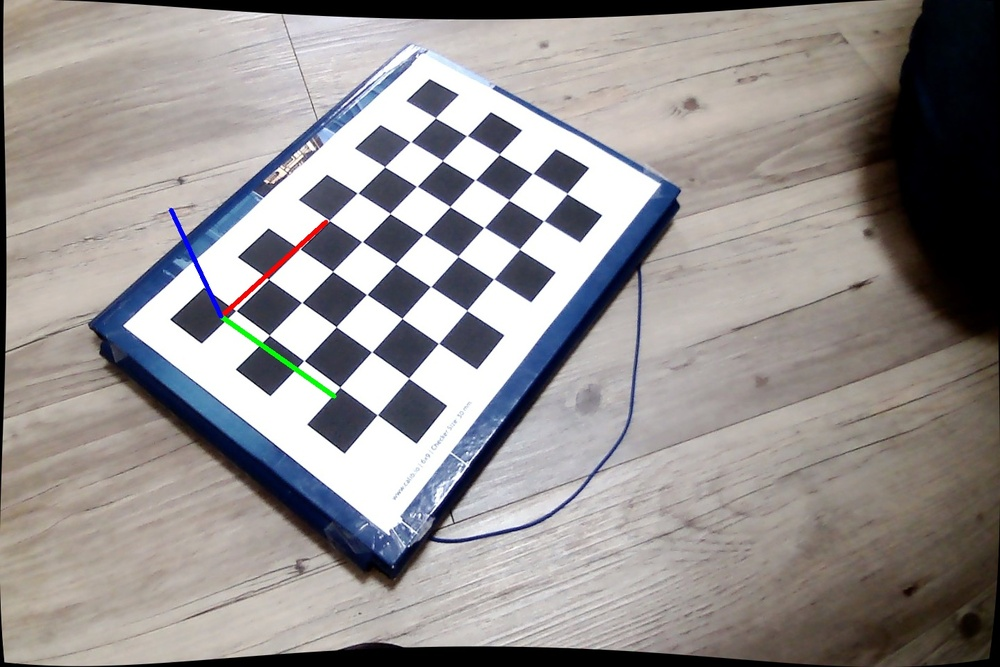
#> input picture docs/lab4/bad_coordinate_system.jpg, 1000 x 667 px, shrunk from 1440 x 960 before the run, found by its file name; its folder holds 4 pictures in this run
$ jupyter execute lab4.ipynb   (older library calls are emulated)
#> lines starting #> are read from the running program, lines starting #| are printed output that depends on the picture; after the words box and inside, x2 and y2 are one past the last pixel; in counts of white or black regions, pixels touching at a corner belong together; pictures that were not available may be replaced by others from this repository, and a replacement may not be noted
:white_check_mark: **Finding the chessboard**

Write a program, that takes a folder of pictures, finds chessboard in every picture, and either draws the chessboard or reports that it could not find one.

You will find the following functions helpful:

- [`cv2.findChessboardCorners`](https://docs.opencv.org/4.8.0/d9/d0c/group__calib3d.html#ga93efa9b0aa890de240ca32b11253dd4a) - finding chessboard corners (returns series of floats)
  - Please note that parameter `patternSize` expects number of corners between checkers, e.g. 8x5 with 9x6 checkerboard
- [`cv2.cornerSubPix`](https://docs.opencv.org/4.8.0/dd/d1a/group__imgproc__feature.html#ga354e0d7c86d0d9da75de9b9701a9a87e) - more exact corner positions
- [`cv2.drawChessboardCorners`](https://docs.opencv.org/4.8.0/d9/d0c/group__calib3d.html#ga6a10b0bb120c4907e5eabbcd22319022) - drawing chessboard corners on the image

Function `cv2.cornerSubPix` expects five parameters:

- image, note that it is required for the image to be single channel, so conversion using `cv2.cvtColor(img, cv2.COLOR_BGR2GRAY)` is necessary,
- corners detected by `findChessboardCorners`,
- half of the side length of the search window (we suggest `(11,11)`),
- half of the size of the dead region in the middle of the search zone (we suggest `(-1, -1)` meaning no zone),
- criteria for termination of the iterative process of corner refinement (we suggest: `criteria = (cv2.TERM_CRITERIA_EPS + cv2.TERM_CRITERIA_MAX_ITER, 30, 0.001)`).

Example output:

[cell 1]
import cv2
import matplotlib.pyplot as plt
import os

PATTERN_SIZE = (8, 5)


def cv2_imshow(img):
    plt.imshow(cv2.cvtColor(img, cv2.COLOR_BGR2RGB))
    plt.axis("off")
    plt.show()


def find_chessboards(images_dir: str):

#> called with images_dir = 'data'
    for file in os.listdir(images_dir):
        img = cv2.imread(f"./{images_dir}/{file}")
#> img is the input picture: shape (667, 1000, 3); mean B, G, R 143.8, 144.3, 148.5

        result, corners = cv2.findChessboardCorners(img, PATTERN_SIZE)
#> result = True; corners = 40 rows, first 8: [236, 310.5], [268.6, 278.8], [300.3, 247.6], [327, 219.5], [357.5, 193.1], [384.6, 166.8], [410.5, 141.8], [435.5, 117.7]

        img_to_draw = img.copy()
        cv2.drawChessboardCorners(img_to_draw, PATTERN_SIZE, corners, result)
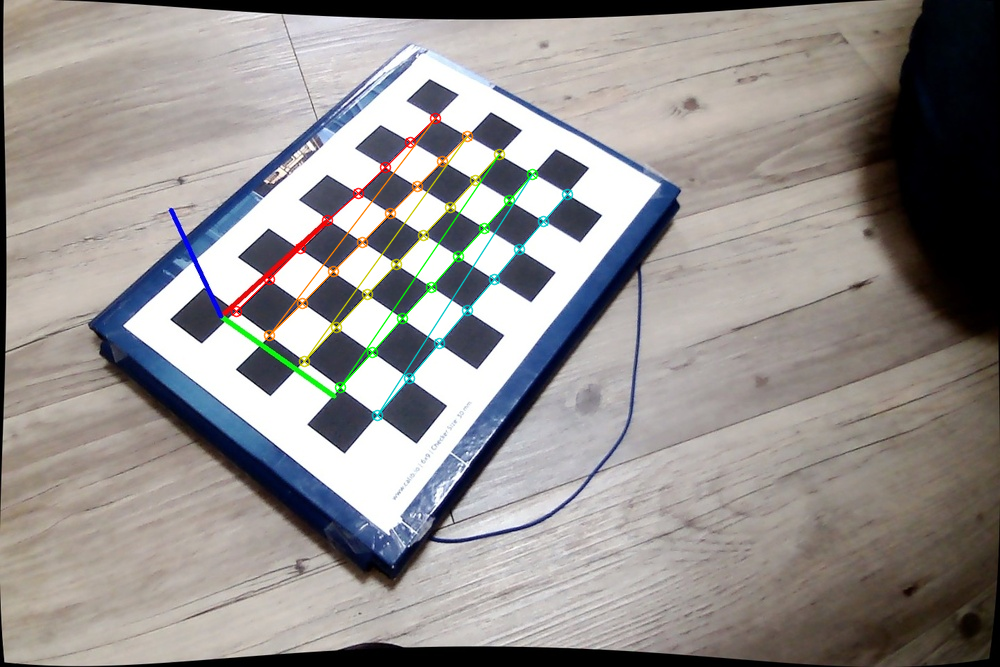
#> img_to_draw: shape (667, 1000, 3); 1.38% of pixels changed, all inside (x1, y1, x2, y2) = (230, 112, 574, 422)
        cv2_imshow(img_to_draw)


find_chessboards("data")

:white_check_mark: **Camera calibration**

Now we will expand the program to find:

- estimates of the rotation and translation vectors for each pattern view
- intrinsic parameters for the camera together with the distortion coefficients

For that purpose, we will use the function
[`cv2.calibrateCamera`](https://docs.opencv.org/4.8.0/d9/d0c/group__calib3d.html#ga3207604e4b1a1758aa66acb6ed5aa65d).
Let's have a closer look at the function parameters.

First, note that `calibrateCamera` takes `cameraMatrix` and `distCoeffs` as arguments, even though we want to find them.
If available, the function utilizes the initial values provided for these arguments during computation.
In our case, we don't have any initial guesses.
Hence, we can simply use:

```python
cameraMatrix = None, distCoeffs = None
```

Second, you have to provide an array of `objpoints` (3D) as arguments to the `calibrateCamera`.
This is actually the core part of the task.
You should write a function that will output object points when provided with the checker width and the number of corners (vertically and horizontally) on the chessboard.

For example for a 4x5 chessboard with 30mm squares the output could look like `(0,0,0), (30,0,0), (60,0,0), ....,(90,60,0)`.
In this example the unit we used for `objpoints` was millimeters.
Note that if we have 4x5 chessboard there are 3x4 intersection corners between checkers,
so with our 9x6 calibration checkerboard you should generate 8x5=40 object points.

Hints:

- `objpoints` should have type `np.float32` (the default of `np.float64` will not work).
- `np.mgrid()` is a nice numpy function you may want to use.

[cell 2]
import cv2
import matplotlib.pyplot as plt
import numpy as np
import os

PATTERN_SIZE = (8, 5)
CRITERIA = (cv2.TermCriteria_EPS + cv2.TermCriteria_MAX_ITER, 30, 0.001)


def cv2_imshow(img):
    plt.imshow(cv2.cvtColor(img, cv2.COLOR_BGR2RGB))
    plt.axis("off")
    plt.show()


def find_object_points(checker_width: float, corners_num: tuple[float, float]):
    obj_points = np.zeros((corners_num[0] * corners_num[1], 3), np.float32)
    obj_points[:, :2] = checker_width * np.mgrid[
        0 : corners_num[0], 0 : corners_num[1]
    ].T.reshape(-1, 2)

    return obj_points


obj_points = find_object_points(30, PATTERN_SIZE)
img_points = []

for file in os.listdir("data"):
    img = cv2.imread(f"./data/{file}")

    result, corners = cv2.findChessboardCorners(img, PATTERN_SIZE)
#> result = True

    if result:
        gray = cv2.cvtColor(img, cv2.COLOR_BGR2GRAY)
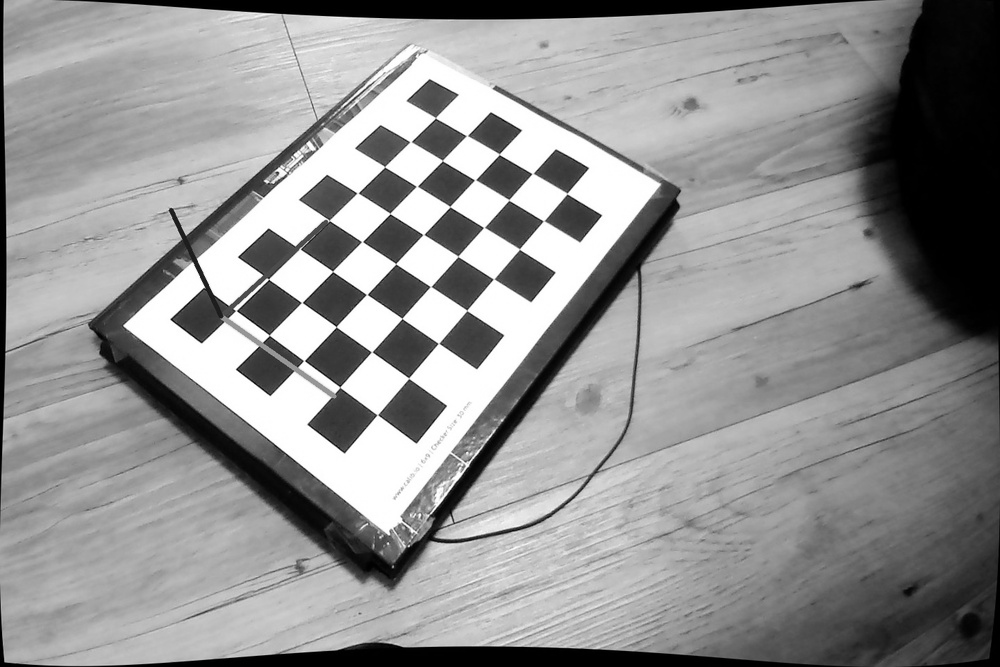
#> gray: shape (667, 1000); min 0, max 255, mean 145.5

        corners_ref = cv2.cornerSubPix(gray, corners, (11, 11), (-1, -1), CRITERIA)
#> corners_ref = 40 rows, first 8: [233.6, 309.2], [267.2, 278.3], [298.2, 247.4], [327.7, 219.4], [357.6, 193.1], [384.7, 166.7], [410.5, 141.8], [435.5, 117.7]
        img_points.append(corners_ref)

ret, mtx, dist, rvecs, tvecs = cv2.calibrateCamera(
    [obj_points for _ in range(len(img_points))], img_points, img.shape[:-1], None, None
)
#> ret = 0.932; mtx = [[1302, 0, 257.9], [0, 1640.7, 555.9], [0, 0, 1]]; dist = [[-1.85, -2.48, -0.162, 0.0843, 44.82]]; rvecs = ([-0.696, -0.204, -0.813],); tvecs = ([-16.25, -123.7, 854.1],)

:white_check_mark: **Undistort images**

Now that we have our camera calibrated we can undistort the images.
Your goal now is to write a program that reads images
and shows both distorted (original) and undistorted images next to each other.

We could use
[`cv2.undistort`](https://docs.opencv.org/4.8.0/d9/d0c/group__calib3d.html#ga69f2545a8b62a6b0fc2ee060dc30559d) function to simply undistort the images.
However it is much faster to compute the undistortion and rectification transformation map using
[`cv2.initUndistortRectifyMap`](https://docs.opencv.org/4.8.0/d9/d0c/group__calib3d.html#ga7dfb72c9cf9780a347fbe3d1c47e5d5a)
and then reuse these maps multiple times with
[`cv2.remap`](https://docs.opencv.org/4.8.0/da/d54/group__imgproc__transform.html#gab75ef31ce5cdfb5c44b6da5f3b908ea4).

You can use the following values for some of the parameters of `cv2.initUndistortRectifyMap` and `cv2.remap`:

```python
R = np.eye(3), m1type=cv2.CV_32FC1, interpolation=cv2.INTER_LINEAR
```

Take a look at
`cv2.initUndistortRectifyMap()` documentation for mathematical details.
As a reminder from lab2
[`cv2.getOptimalNewCameraMatrix()`](https://docs.opencv.org/4.8.0/d9/d0c/group__calib3d.html#ga7a6c4e032c97f03ba747966e6ad862b1)
can be useful and `alpha` parameter should be chosen so that desired behaviour is achieved.
You have to decide if it is better to retain all pixels or work with a smaller field of view.

[cell 3]
size = (img.shape[1], img.shape[0])
#> size = (1000, 667)

new_mtx, _ = cv2.getOptimalNewCameraMatrix(mtx, dist, size, 0)
#> new_mtx = [[2947.7, 0, 682.9], [0, 6056.7, 306.4], [0, 0, 1]]

map1, map2 = cv2.initUndistortRectifyMap(
    mtx, dist, np.eye(3), new_mtx, size, cv2.CV_32FC1
)
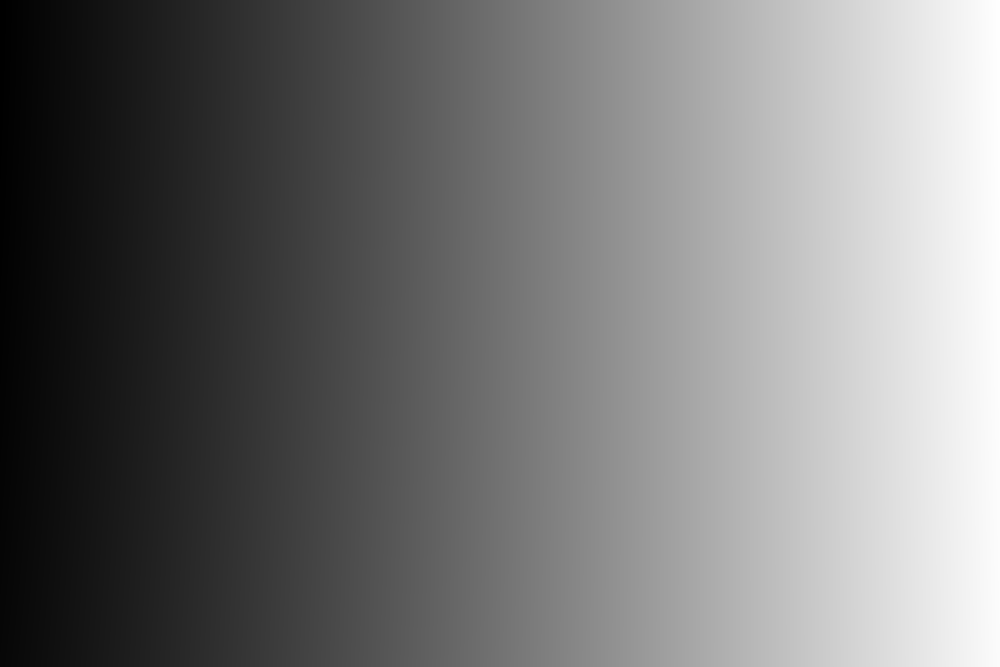
#> map1: shape (667, 1000) float32; min 0.559, max 400.3, mean 186.7; drawn with min black and max white
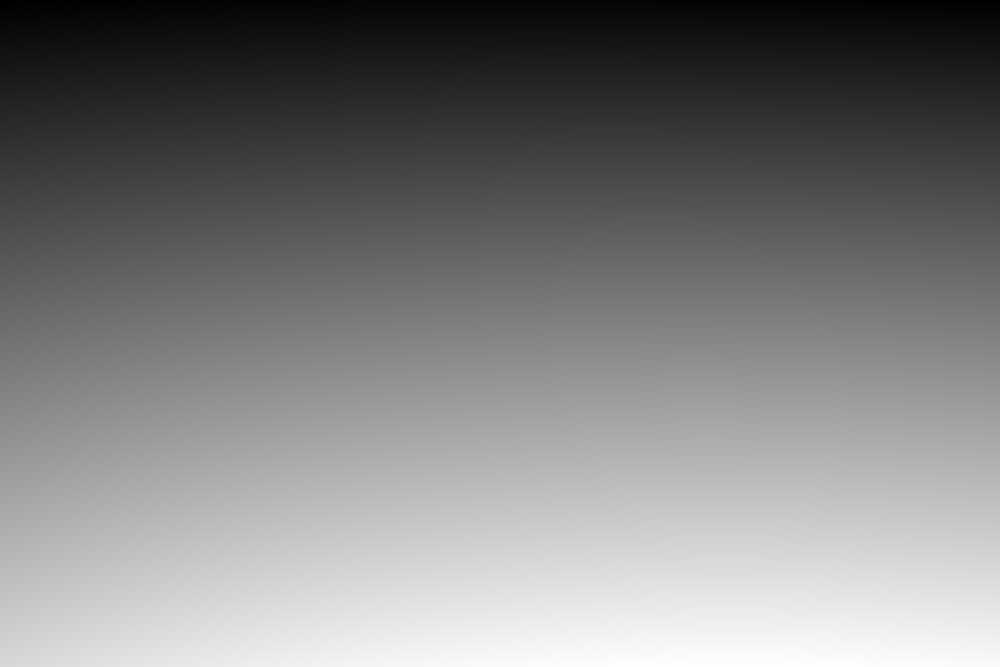
#> map2: shape (667, 1000) float32; min 468.4, max 650, mean 558.4; drawn with min black and max white

for file in os.listdir("data"):
    img = cv2.imread(f"./data/{file}")
    rect_img = cv2.remap(img, map1, map2, cv2.INTER_LINEAR)
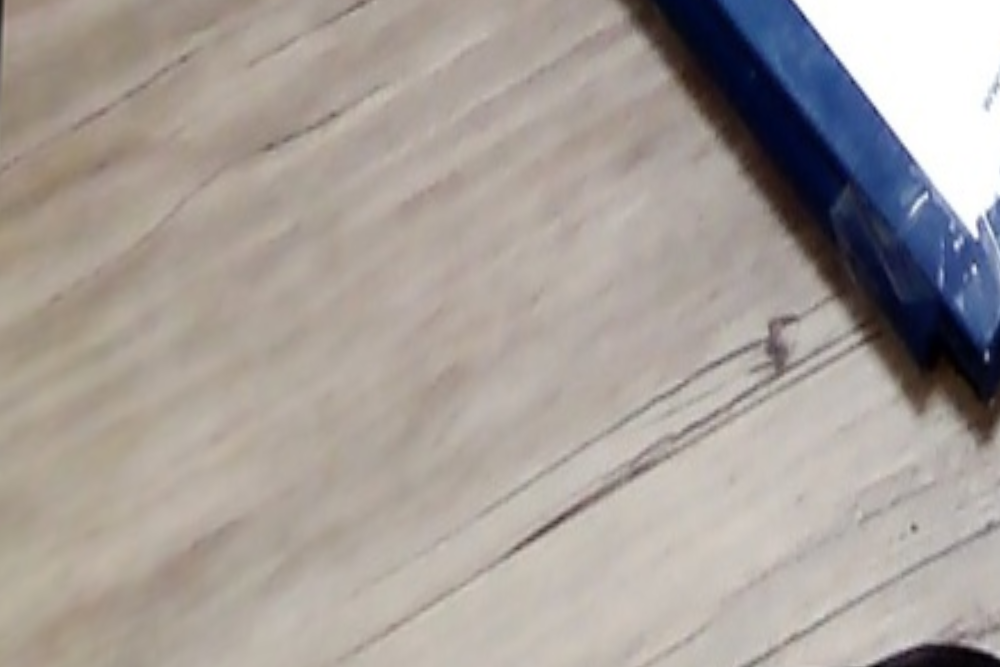
#> rect_img: shape (667, 1000, 3); mean B, G, R 153.4, 158.4, 165.8
    cv2_imshow(cv2.hconcat([img, rect_img]))
#> in cv2_imshow, `plt.imshow(cv2.cvtColor(img, cv2.COLOR_BGR2RGB))`:
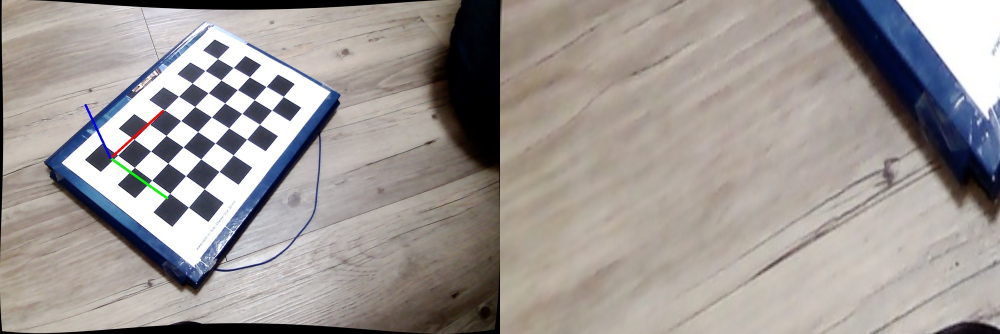
#> img: shape (667, 2000, 3) (shown at 1/2 size); mean of channels 0, 1, 2 148.6, 151.4, 157.1; drawn as B, G, R
